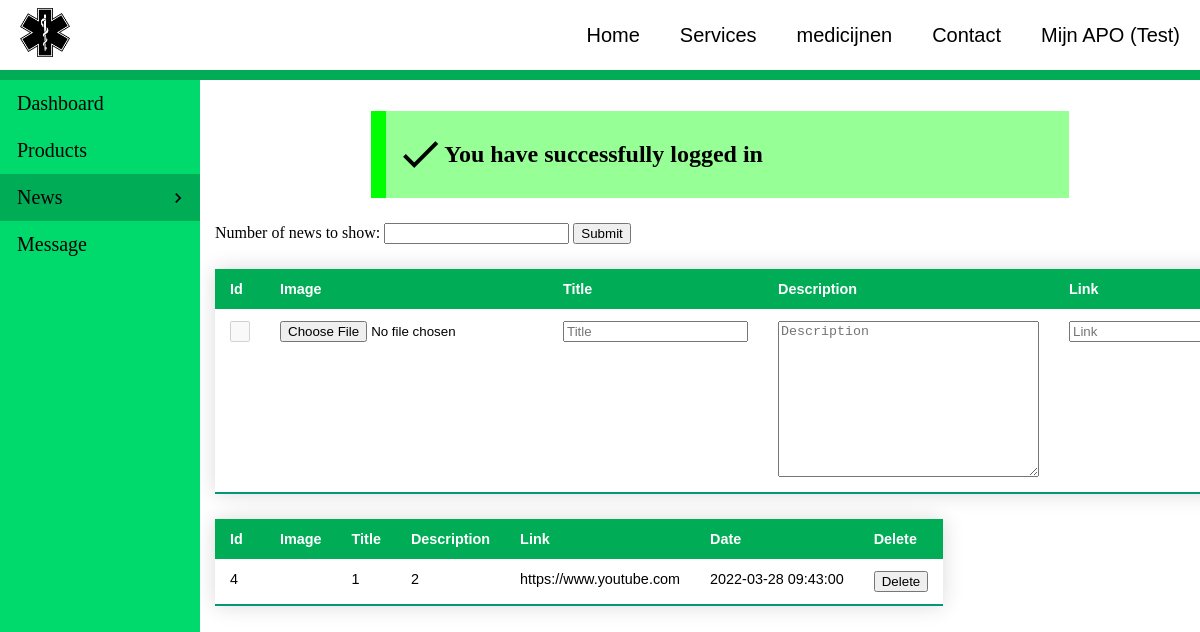
Before: /AdminPage/AdminNews.php (signed in) with the older database file.
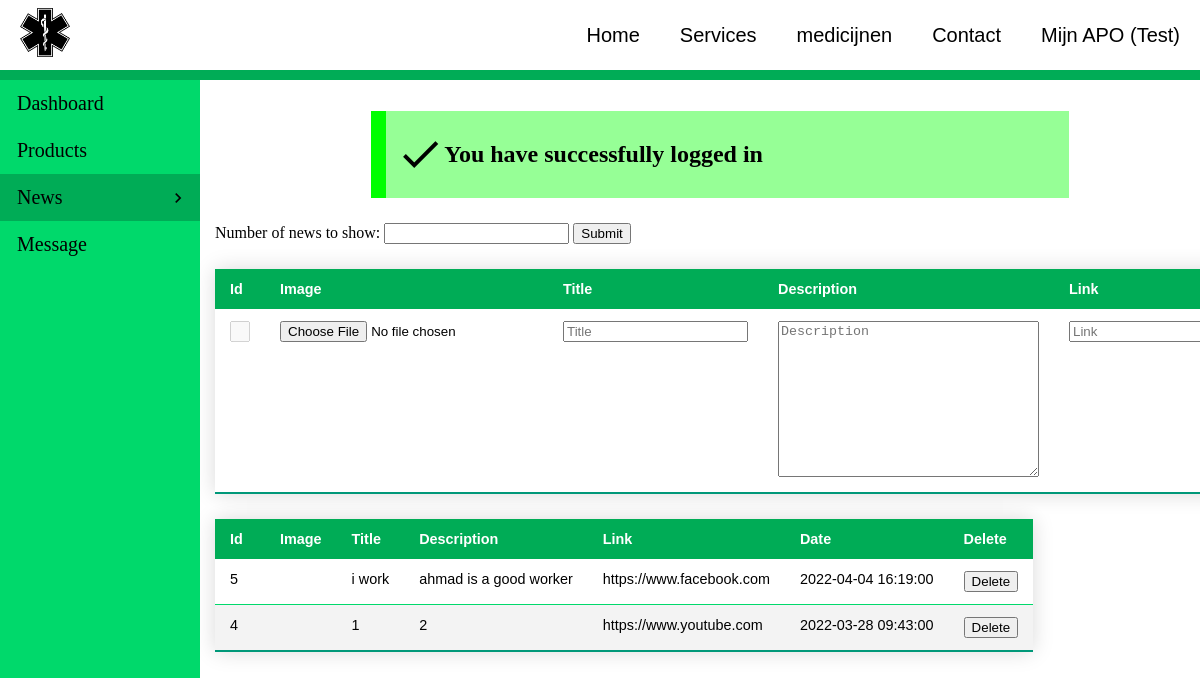
After: the same page with the newer database file.
### tables this page shows
CREATE TABLE `news` (
  `news_id` int(11) NOT NULL,
  `news_image` text NOT NULL,
  `news_title` text NOT NULL,
  `news_description` text NOT NULL,
  `news_link` text NOT NULL,
  `news_date` timestamp NOT NULL DEFAULT current_timestamp()
);

### PHP/inc/AdminNews.inc.php (the view)
<?php
require_once $_SERVER["DOCUMENT_ROOT"] . '/apo_ahmad/PHP/db_connection.php';
if (isset($_GET['sortingOrder'])) {
    if ($_GET['sortingOrder'] != 'DESC') {
        $sql = "SELECT * FROM news ORDER BY news_date DESC";
    } else {
        $sql = "SELECT * FROM news ORDER BY news_date ASC";
    }
} else {
    $sql = "SELECT * FROM news ORDER BY news_id DESC";
}
$results = mysqli_query($conn, $sql);
while ($data = mysqli_fetch_array($results)) {
    echo '
        <form action="/apo_ahmad/PHP/RemoveNews.php" method="post">
            <tr>
                <td class="news_Id">' . $data["news_id"] . '</td>
                <td><img id="Image" src="/apo_ahmad/Assets/Images/Medicine/' . $data["news_image"] . '" alt="">
                <td>' . $data["news_title"] . '</td>
                <td>' . $data["news_description"] . '</td>
                <td>' . $data["news_link"] . '</td>
                <td>' . $data["news_date"] . '</td>
                <td><input type="submit" name="delete" value="Delete"></td>
                <input type="hidden" name="id" value="' . $data["news_id"] . '">
                <input type="hidden" name="image" value="' . $data["news_image"] . '">
            </tr>
        </form>
    ';
}

### PHP/inc/messages.inc.php (shortened to what this page needs)
<?php
$messages = $_SESSION['messages'];
?>
<ul>
    <?php foreach ($messages as $message) :
        switch ($message[0]) {
    ?>
            <?php
            case "success":
            ?>
                <div class="successContainer">
                    <span class="material-icons md-48">done</span>
                    <h2><?php echo $message[1]; ?></h2>
                </div>
            <?php
                break;
            ?>
        <?php
        }
        ?>
    <?php endforeach; ?>
</ul>

Changed rows visible on the page:
added news: news_id "5", news_title "i work", news_description "ahmad is a good worker", news_link "https://www.facebook.com", news_date "2022-04-04 16:19:00"
